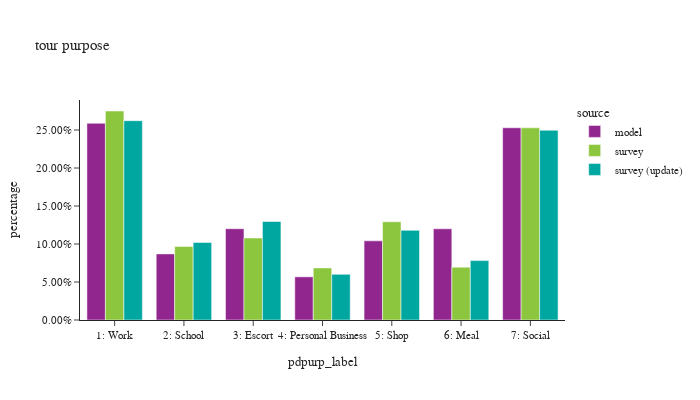

The notebook cell saved with this chart:
### Code cell
tour_stats(df_tour,'pdpurp_label','tour purpose')

### Figure 1 — Plotly figure (JSON) as saved in the notebook; plotly's stock layout.template omitted (floating-point values rounded to 4 significant figures)
{"data": [{"alignmentgroup": "True", "customdata": [[1513223], [508656], [702269], [332148], [608931], [701691], [1478885]], "hovertemplate": "source=model<br>pdpurp_label=%{x}<br>percentage=%{y}<br>sample count=%{customdata[0]}<extra></extra>", "legendgroup": "model", "marker": {"color": "#91268F", "pattern": {"shape": ""}}, "name": "model", "offsetgroup": "model", "orientation": "v", "showlegend": true, "textposition": "auto", "type": "bar", "x": ["1: Work", "2: School", "3: Escort", "4: Personal Business", "5: Shop", "6: Meal", "7: Social"], "xaxis": "x", "y": [0.2589, 0.08701, 0.1201, 0.05682, 0.1042, 0.12, 0.253], "yaxis": "y"}, {"alignmentgroup": "True", "customdata": [[3184], [918], [1504], [859], [779], [655], [2658]], "hovertemplate": "source=survey<br>pdpurp_label=%{x}<br>percentage=%{y}<br>sample count=%{customdata[0]}<extra></extra>", "legendgroup": "survey", "marker": {"color": "#8CC63E", "pattern": {"shape": ""}}, "name": "survey", "offsetgroup": "survey", "orientation": "v", "showlegend": true, "textposition": "auto", "type": "bar", "x": ["7: Social", "6: Meal", "5: Shop", "4: Personal Business", "3: Escort", "2: School", "1: Work"], "xaxis": "x", "y": [0.2529, 0.06951, 0.1293, 0.06852, 0.1079, 0.09685, 0.275], "yaxis": "y"}, {"alignmentgroup": "True", "customdata": [[2549], [652], [885], [753], [1403], [875], [3001]], "hovertemplate": "source=survey (update)<br>pdpurp_label=%{x}<br>percentage=%{y}<br>sample count=%{customdata[0]}<extra></extra>", "legendgroup": "survey (update)", "marker": {"color": "#00A7A0", "pattern": {"shape": ""}}, "name": "survey (update)", "offsetgroup": "survey (update)", "orientation": "v", "showlegend": true, "textposition": "auto", "type": "bar", "x": ["1: Work", "2: School", "3: Escort", "4: Personal Business", "5: Shop", "6: Meal", "7: Social"], "xaxis": "x", "y": [0.2623, 0.102, 0.1296, 0.06017, 0.118, 0.07815, 0.2497], "yaxis": "y"}], "layout": {"barmode": "group", "font": {"size": 11}, "height": 400, "legend": {"title": {"text": "source"}, "tracegroupgap": 0}, "title": {"text": "tour purpose"}, "width": 700, "xaxis": {"anchor": "y", "categoryorder": "category ascending", "domain": [0, 1], "dtick": 1, "title": {"text": "pdpurp_label"}}, "yaxis": {"anchor": "x", "domain": [0, 1], "tickformat": ".2%", "title": {"text": "percentage"}}}}
